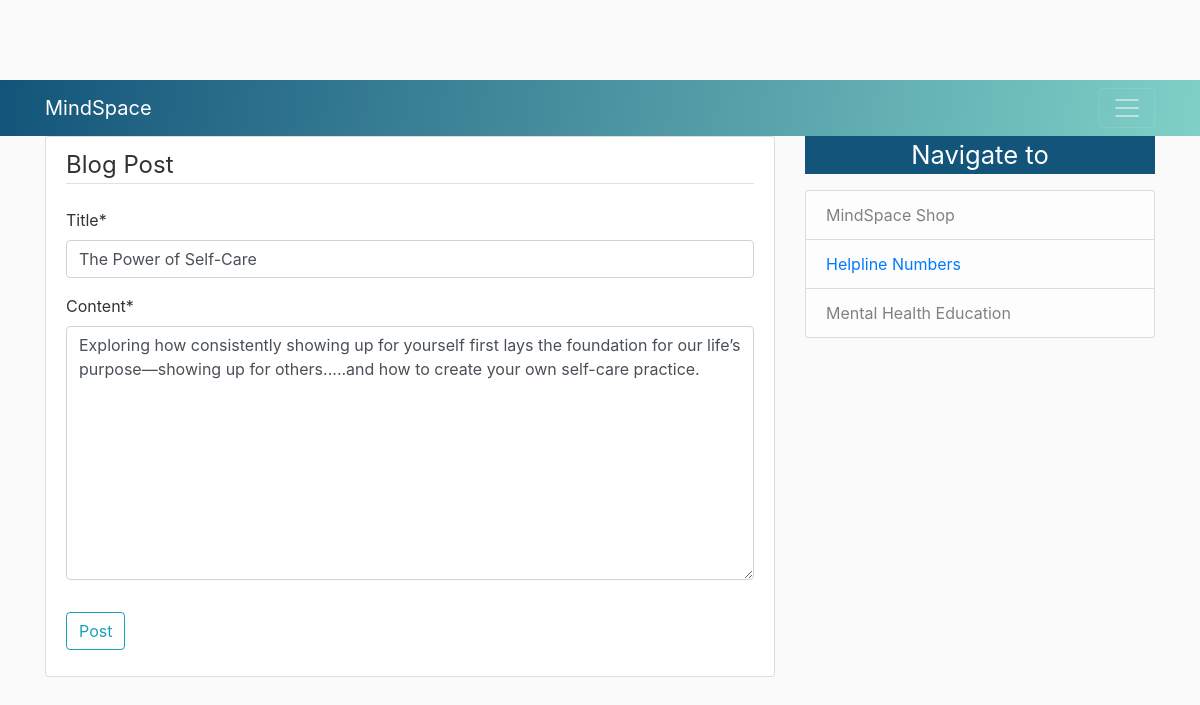
Screenshot of /blog/posts/13/update (signed in) with the database file from the repository.
### Blog/models.py (models this page shows, shortened)
class Posts(models.Model):
	title = models.CharField(max_length=100)
	content = models.TextField()
	date = models.DateTimeField(default=timezone.now)
	author = models.ForeignKey(User,on_delete = models.CASCADE)
	tags = TaggableManager()

### Blog/views.py (the view, shortened to what this page needs)
# urls.py: path('posts/<int:pk>/update', PostUpdateView.as_view(), name='post-update'),
class PostUpdateView(LoginRequiredMixin, UserPassesTestMixin, UpdateView):
	model = Posts
	fields = ['title','content','tags']
	def test_func(self):
		post = self.get_object()
		if self.request.user == post.author:
			return True
		return False

### Blog/templates/Blog/Posts_form.html (shortened to what this page needs)
{% extends "Blog/base.html" %}
{% load crispy_forms_tags %}
{%block content %}
	<div class="content-section">
		<form method="POST">
			<fieldset class="form-group">
				<legend class="border-bottom mb-4">
				Blog Post
				</legend>
				{{form | crispy }}
			</fieldset>
			<div class="form-group">
				<button class="btn btn-outline-info" type="submit">Post</button>
			</div>
		</form>
	</div>
{% endblock content %}

### Blog/static/Blog/main.css (style rules this page uses)
body { background: #fafafa; color: #333333; margin-top: 5rem; }
.content-section { background: #ffffff; padding: 10px 20px; border: 1px solid #dddddd; border-radius: 3px; margin-bottom: 20px; }

### rows the page displays
Posts: title "The Power of Self-Care", content "Exploring how consistently showing up for yourself first lays the foundation for our life’s purpose—showing up for others.....and how to create your own self-care practice."
